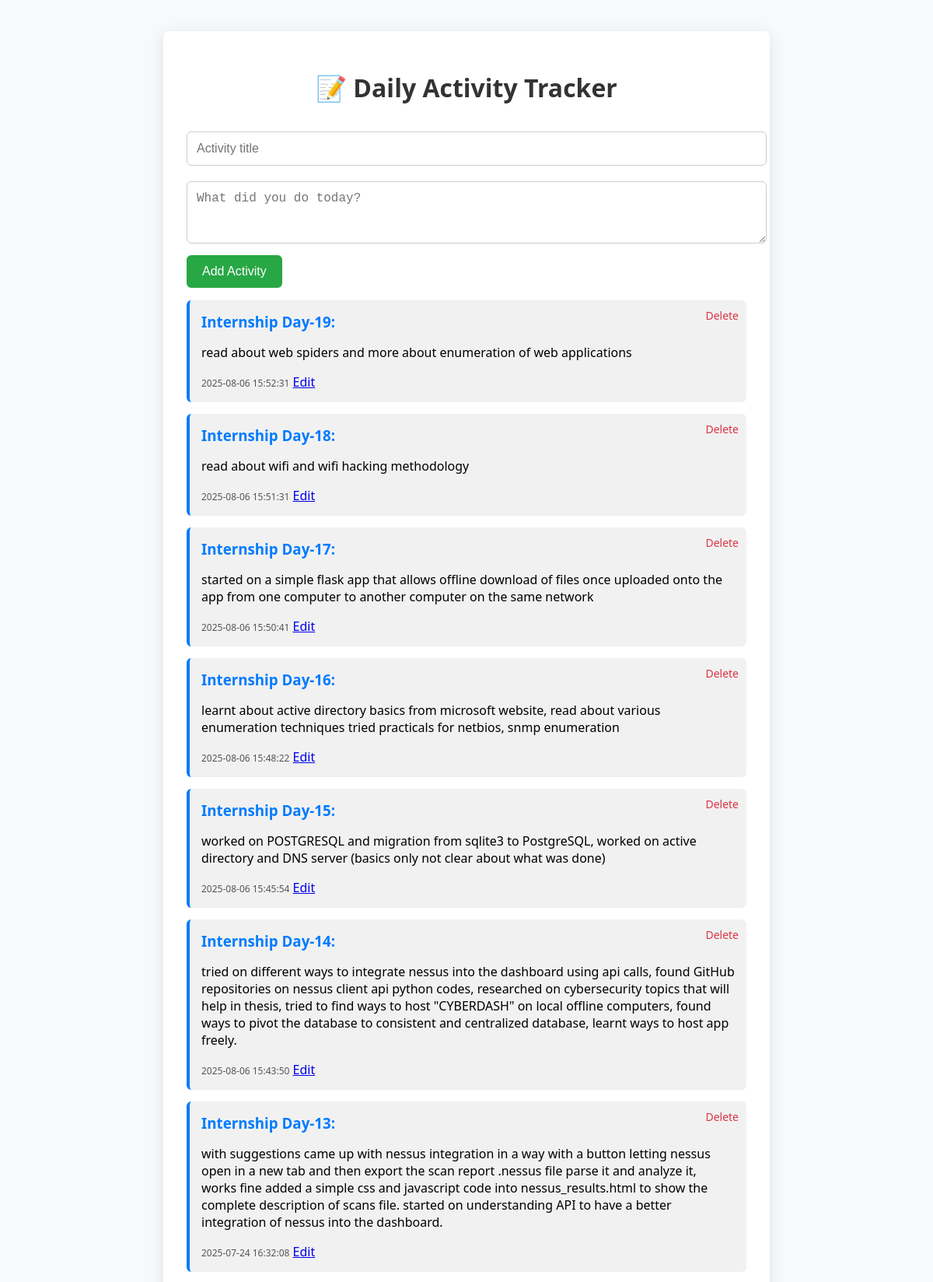
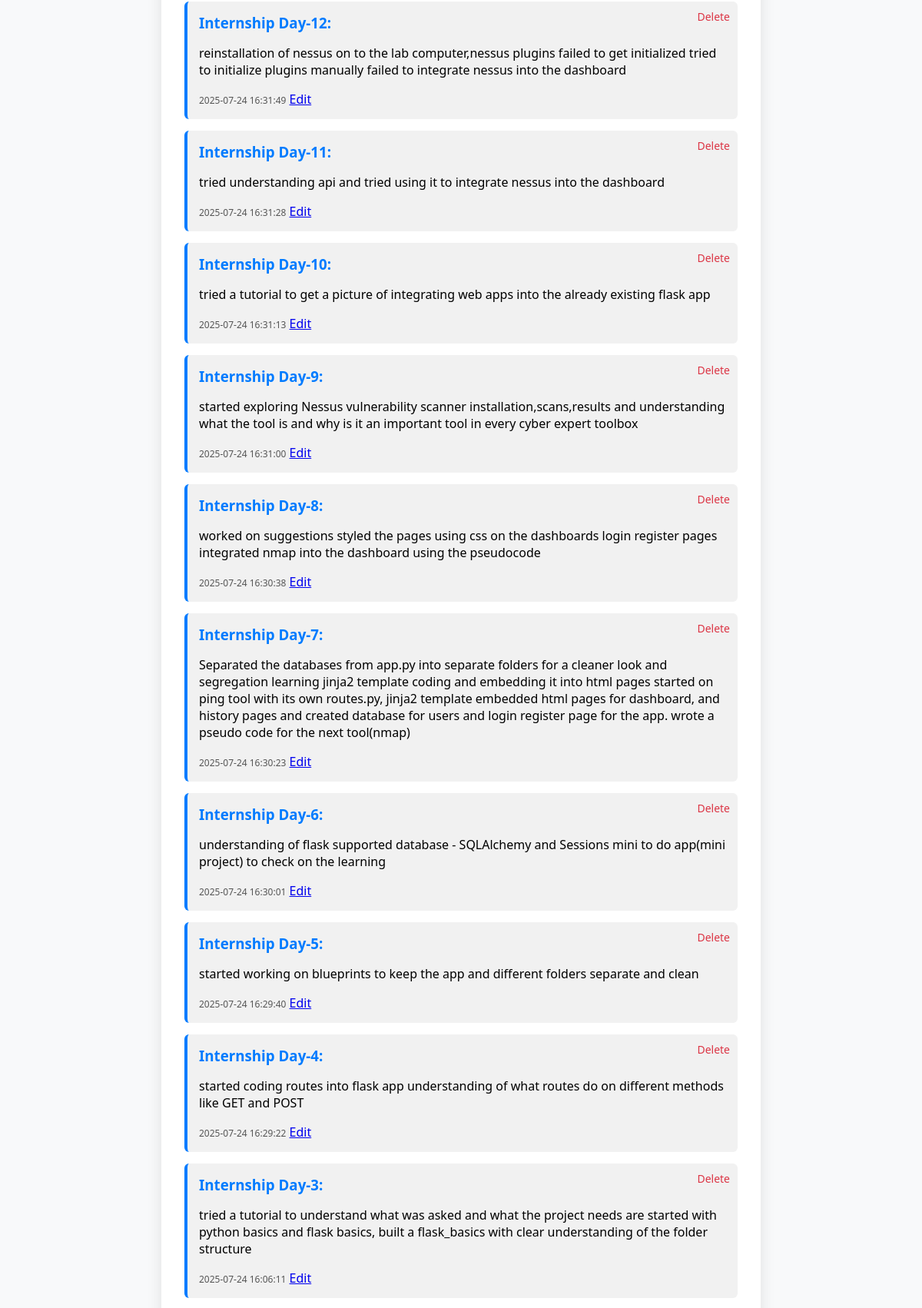
The page / (upper part) on the database its author committed (2 pictures, top to bottom).
### tables this page shows
CREATE TABLE activities (
                id INTEGER PRIMARY KEY AUTOINCREMENT,
                title TEXT NOT NULL,
                description TEXT,
                timestamp TEXT NOT NULL
            );

### app.py (the view)
@app.route('/')
def index():
    with sqlite3.connect("activity.db") as conn:
        cur = conn.cursor()
        cur.execute("SELECT * FROM activities ORDER BY timestamp DESC")
        activities = cur.fetchall()
    return render_template('index.html', activities=activities)

### To-Do/templates/index.html
{% extends "layout.html" %}
{% block content %}
<form action="/add" method="POST" class="activity-form">
    <input type="text" name="title" placeholder="Activity title" required>
    <textarea name="description" placeholder="What did you do today?" rows="3"></textarea>
    <button type="submit">Add Activity</button>
</form>
<ul class="activity-list">
    {% for activity in activities %}
    <li>
        <div class="activity-item">
            <h3>{{ activity[1] }}</h3>
            <p>{{ activity[2] }}</p>
            <span class="timestamp">{{ activity[3] }}</span>
            <a href="{{ url_for('edit', id=activity[0]) }}">Edit</a>
            <a href="/delete/{{ activity[0] }}" class="delete-btn">Delete</a>
        </div>
    </li>
    {% else %}
    <li>No activities yet. Start by adding one!</li>
    {% endfor %}
</ul>
{% endblock %}

### To-Do/templates/layout.html (shortened to what this page needs)
<!DOCTYPE html>
<html lang="en">
<head>
    <link rel="stylesheet" href="{{ url_for('static', filename='style.css') }}">
</head>
<body>
    <div class="container">
        <h1>📝 Daily Activity Tracker</h1>
        {% block content %}{% endblock %}
    </div>
</body>
</html>

### To-Do/static/style.css (style rules this page uses)
body { font-family: 'Segoe UI', sans-serif; background-color: #f8f9fa; margin: 0; padding: 0; }
.container { width: 60%; margin: 40px auto; background-color: #ffffff; padding: 30px; border-radius: 8px; box-shadow: 0px 4px 20px rgba(0,0,0,0.1); }
h1 { text-align: center; color: #333; margin-bottom: 25px; }
.activity-form input[type="text"], .activity-form textarea { width: 100%; padding: 12px; margin: 10px 0; border-radius: 6px; border: 1px solid #ccc; font-size: 16px; }
.activity-form button { background-color: #28a745; color: white; border: none; padding: 12px 20px; font-size: 16px; cursor: pointer; border-radius: 6px; }
.activity-list { list-style: none; padding: 0; }
.activity-item { padding: 15px; margin: 15px 0; background-color: #f1f1f1; border-left: 4px solid #007bff; border-radius: 6px; position: relative; }
.activity-item h3 { margin: 0; color: #007bff; }
.activity-item .timestamp { font-size: 12px; color: #555; }
.delete-btn { position: absolute; right: 10px; top: 10px; text-decoration: none; color: #dc3545; font-size: 14px; }

### rows shown on the page
activities: title "Internship Day-19:", description "read about web spiders and more about enumeration of web applications", timestamp "2025-08-06 15:52:31"
activities: title "Internship Day-18:", description "read about wifi and wifi hacking methodology", timestamp "2025-08-06 15:51:31"
activities: title "Internship Day-17:", description "started on a simple flask app that allows offline download of files once uploaded onto the app from one computer to another computer on the same network", timestamp "2025-08-06 15:50:41"
activities: title "Internship Day-16:", description "learnt about active directory basics from microsoft website, read about various enumeration techniques tried practicals for netbios, snmp enumeration", timestamp "2025-08-06 15:48:22"
activities: title "Internship Day-15:", description "worked on POSTGRESQL and migration from sqlite3 to PostgreSQL, worked on active directory and DNS server (basics only not clear about what was done)", timestamp "2025-08-06 15:45:54"
activities: title "Internship Day-14:", description "tried on different ways to integrate nessus into the dashboard using api calls, found GitHub repositories on nessus client api python codes, researched on cybersecurity topics that will help in thesis, tried to find ways to host \"CYBERDASH\" on local offline computers, found ways to pivot the database to consistent and centralized database, learnt ways to host app freely.", timestamp "2025-08-06 15:43:50"
activities: title "Internship Day-13:", description "with suggestions came up with nessus integration in a way with a button letting nessus open in a new tab and then export the scan report .nessus file parse it and analyze it, works fine added a simple css and javascript code into nessus_results.html to show the complete description of scans file. started on understanding API to have a better integration of nessus into the dashboard.", timestamp "2025-07-24 16:32:08"
activities: title "Internship Day-12:", description "reinstallation of nessus on to the lab computer,nessus plugins failed to get initialized tried to initialize plugins manually failed to integrate nessus into the dashboard", timestamp "2025-07-24 16:31:49"
activities: title "Internship Day-11:", description "tried understanding api and tried using it to integrate nessus into the dashboard", timestamp "2025-07-24 16:31:28"
activities: title "Internship Day-10:", description "tried a tutorial to get a picture of integrating web apps into the already existing flask app", timestamp "2025-07-24 16:31:13"
activities: title "Internship Day-9:", description "started exploring Nessus vulnerability scanner installation,scans,results and understanding what the tool is and why is it an important tool in every cyber expert toolbox", timestamp "2025-07-24 16:31:00"
activities: title "Internship Day-8:", description "worked on suggestions styled the pages using css on the dashboards login register pages integrated nmap into the dashboard using the pseudocode", timestamp "2025-07-24 16:30:38"
activities: title "Internship Day-7:", description "Separated the databases from app.py into separate folders for a cleaner look and segregation learning jinja2 template coding and embedding it into html pages started on ping tool with its own routes.py, jinja2 template embedded html pages for dashboard, and history pages and created database for users and login register page for the app. wrote a pseudo code for the next tool(nmap)", timestamp "2025-07-24 16:30:23"
activities: title "Internship Day-6:", description "understanding of flask supported database - SQLAlchemy and Sessions mini to do app(mini project) to check on the learning", timestamp "2025-07-24 16:30:01"
activities: title "Internship Day-5:", description "started working on blueprints to keep the app and different folders separate and clean", timestamp "2025-07-24 16:29:40"
activities: title "Internship Day-4:", description "started coding routes into flask app understanding of what routes do on different methods like GET and POST", timestamp "2025-07-24 16:29:22"
activities: title "Internship Day-3:", description "tried a tutorial to understand what was asked and what the project needs are started with python basics and flask basics, built a flask_basics with clear understanding of the folder structure", timestamp "2025-07-24 16:06:11"
